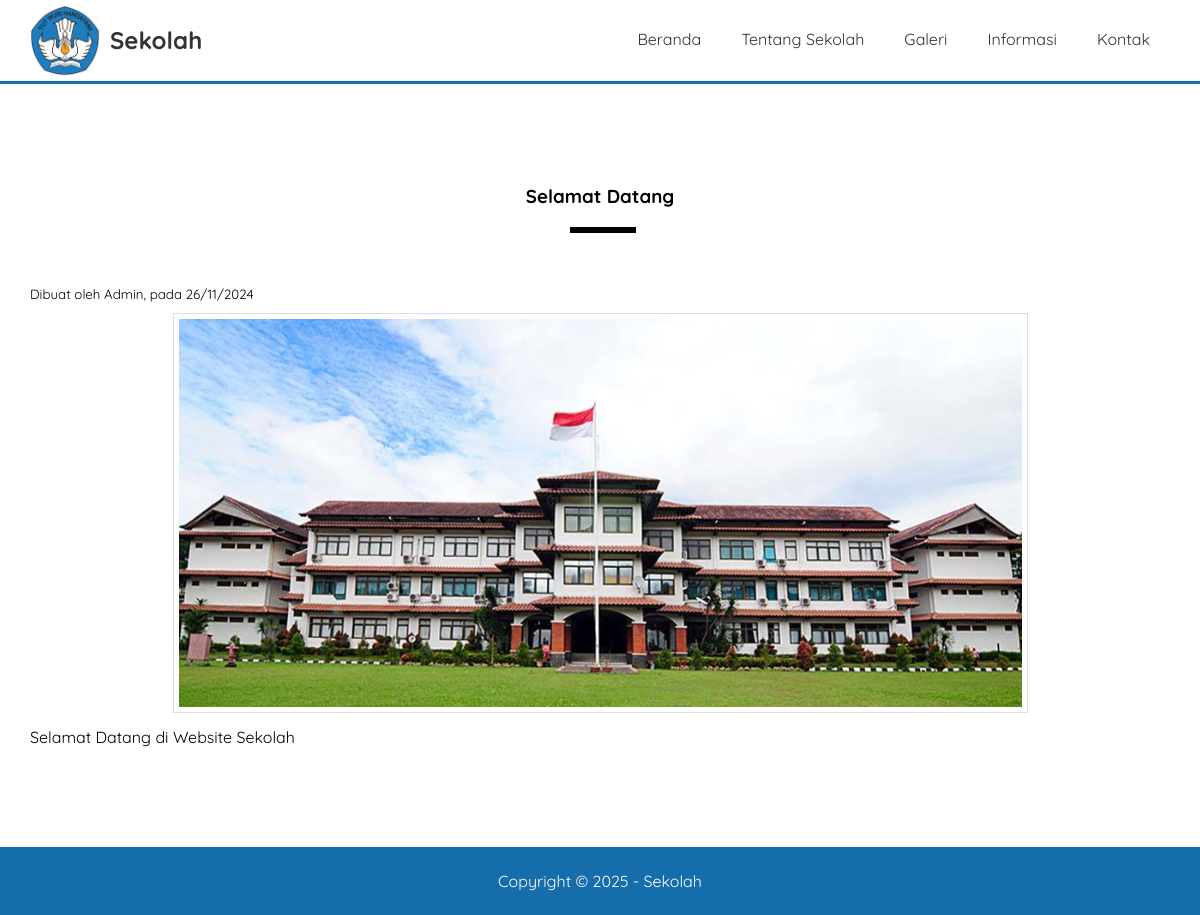
/detail-informasi.php?id=23, run on the app's committed database.
### tables this page shows
CREATE TABLE `pengaturan` (
  `id` int(11) NOT NULL AUTO_INCREMENT,
  `nama` varchar(50) NOT NULL,
  `email` varchar(50) NOT NULL,
  `telepon` varchar(20) NOT NULL,
  `alamat` text NOT NULL,
  `logo` varchar(50) NOT NULL,
  `favicon` varchar(50) NOT NULL,
  `tentang` text NOT NULL,
  `foto_sekolah` varchar(50) NOT NULL,
  `google_maps` text NOT NULL,
  `nama_kepsek` varchar(50) NOT NULL,
  `foto_kepsek` varchar(50) NOT NULL,
  `sambutan_kepsek` text NOT NULL,
  `created_at` timestamp NOT NULL DEFAULT current_timestamp(),
  `updated_at` datetime DEFAULT NULL,
  PRIMARY KEY (`id`)
);

CREATE TABLE `informasi` (
  `id` int(11) NOT NULL AUTO_INCREMENT,
  `judul` varchar(100) NOT NULL,
  `keterangan` text NOT NULL,
  `gambar` varchar(50) NOT NULL,
  `created_at` timestamp NOT NULL DEFAULT current_timestamp(),
  `updated_at` datetime DEFAULT NULL,
  `created_by` int(11) NOT NULL,
  PRIMARY KEY (`id`),
  KEY `created_by` (`created_by`)
);

CREATE TABLE `pengguna` (
  `id` int(11) NOT NULL AUTO_INCREMENT,
  `nama` varchar(30) NOT NULL,
  `username` varchar(30) NOT NULL,
  `password` varchar(50) NOT NULL,
  `level` enum('Super Admin','Admin') NOT NULL,
  `created_at` timestamp NOT NULL DEFAULT current_timestamp(),
  `updated_at` datetime DEFAULT NULL,
  PRIMARY KEY (`id`)
);

### detail-informasi.php (the view, shortened to what this page needs)
<?php include 'header.php' ?>
<div class="section">
    <div class="container">
    <?php
        $informasi = mysqli_query($conn, "SELECT * FROM informasi LEFT JOIN pengguna ON pengguna.id = informasi.created_by WHERE informasi.id = '".$_GET['id']."'");
        $p = mysqli_fetch_object($informasi);
    ?>
        <h3 class="text-center"><?= $p->judul ?></h3>
        <small>Dibuat oleh <?= $p->nama ?>, pada <?= date('d/m/Y', strtotime($p->created_at)) ?></small>
        <div class="text-center" style="margin-top: 10px;">
            <img src="uploads/informasi/<?= $p->gambar ?>" width="75%" class="image" style="height: 400px;">
        </div>
        <?= $p->keterangan ?>
    </div>
</div>
<?php include 'footer.php' ?>

### header.php (shortened to what this page needs)
<?php
    include 'koneksi.php';
    $identitas = mysqli_query($conn, "SELECT * FROM pengaturan ORDER BY id DESC LIMIT 1");
    $d = mysqli_fetch_object($identitas);
?>
<!DOCTYPE html>
<html lang="en">
<head>
    <link rel="stylesheet" href="assets/css/style.css">
</head>
<body>
    <div class="header">
        <div class="container">
            <div class="header-logo">
                <img src="uploads/identitas/<?= $d->logo?>" width="70" alt="">
                <h2><a href="#"><?= $d->nama?></a></h2>
            </div>
            <ul class="header-menu">
                <li><a href="index.php">Beranda</a></li>
                <li><a href="tentang.php">Tentang Sekolah</a></li>
                <li><a href="galeri.php">Galeri</a></li>
                <li><a href="informasi.php">Informasi</a></li>
                <li><a href="kontak.php">Kontak</a></li>
            </ul>
        </div>
    </div>

### footer.php (shortened to what this page needs)
    <footer>
        <div class="container text-center">
            Copyright &copy; 2025 - <?= $d->nama ?>
        </div>
    </footer>
</body>
</html>

### assets/css/style.css (style rules this page uses)
* { margin: 0; padding: 0; font-family: 'Quicksand', sans-serif; box-sizing: border-box; }
a { text-decoration: none; }
.container { width: 1140px; margin: 0 auto; }
.container::after { content: ""; display: block; clear: both; }
.text-center { text-align: center !important; }
.image { border: 1px solid #dddddd; padding: 5px; }
.header { border-bottom: 3px solid #166dab; }
.header a { color: #333333; }
.header-logo { float: left; line-height: 70px; padding: 5px 0; }
.header-logo img { float: left; margin-right: 10px; }
.header-logo h2 { float: left; }
.header-menu { float: right; }
.header-menu li { float: left; list-style: none; padding: 29px 20px; }
.section { padding: 100px 0; }
.section h3 { padding-bottom: 25px; margin-bottom: 50px; position: relative; }
.section h3::after { content: ""; display: block; width: 60px; border: 3px solid; position: absolute; bottom: 0; left: calc(50% - 30px); }
.section img { margin-bottom: 10px; }
footer { padding: 24px; background-color: #166dab; color: white; }

### data on the page
pengaturan: logo (picture), nama "Sekolah"
informasi: judul "Selamat Datang", pengguna.nama "Admin", pengguna.created_at "26/11/2024", gambar (picture), keterangan "Selamat Datang di Website Sekolah"
